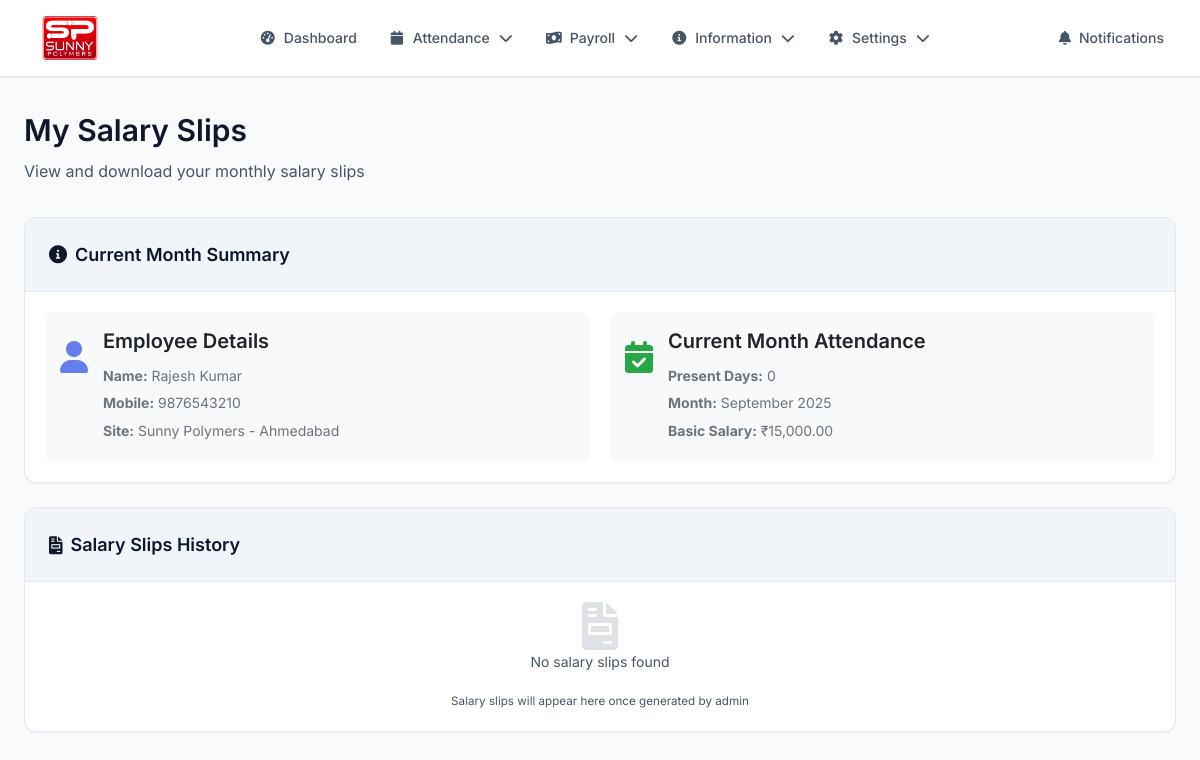
/view_payslip.php (signed in), run on the app's committed database.
### tables this page shows
CREATE TABLE users (
    id INT AUTO_INCREMENT PRIMARY KEY,
    name VARCHAR(100) NOT NULL,
    mobile VARCHAR(15) UNIQUE NOT NULL,
    password VARCHAR(255) NOT NULL,
    role ENUM('admin', 'staff', 'worker') DEFAULT 'worker',
    designation VARCHAR(100) DEFAULT NULL,
    state VARCHAR(50) NOT NULL,
    date_of_joining DATE NOT NULL,
    salary DECIMAL(10,2) NOT NULL,
    dearness_allowance DECIMAL(10,2) DEFAULT 0.00,
    medical_allowance DECIMAL(10,2) DEFAULT 0.00,
    house_rent_allowance DECIMAL(10,2) DEFAULT 0.00,
    conveyance_allowance DECIMAL(10,2) DEFAULT 0.00,
    pf_uan_number VARCHAR(30) DEFAULT NULL,
    overtime_rate DECIMAL(10,2) DEFAULT 0.00,
    bank_name VARCHAR(100) DEFAULT NULL,
    account_number VARCHAR(30) DEFAULT NULL,
    ifsc_code VARCHAR(20) DEFAULT NULL,
    branch_name VARCHAR(100) DEFAULT NULL,
    site_id INT NULL,
    created_at TIMESTAMP DEFAULT CURRENT_TIMESTAMP,
    updated_at TIMESTAMP DEFAULT CURRENT_TIMESTAMP ON UPDATE CURRENT_TIMESTAMP,
    INDEX idx_mobile (mobile),
    INDEX idx_role (role),
    INDEX idx_site (site_id)
);

CREATE TABLE sites (
    id INT AUTO_INCREMENT PRIMARY KEY,
    name VARCHAR(100) NOT NULL,
    address_line1 VARCHAR(255) NOT NULL,
    address_line2 VARCHAR(255) NULL,
    city VARCHAR(100) NOT NULL,
    pincode VARCHAR(10) NOT NULL,
    state VARCHAR(50) NOT NULL,
    country VARCHAR(100) NOT NULL DEFAULT 'India',
    latitude DECIMAL(10,8) NOT NULL,
    longitude DECIMAL(11,8) NOT NULL,
    created_at TIMESTAMP DEFAULT CURRENT_TIMESTAMP,
    updated_at TIMESTAMP DEFAULT CURRENT_TIMESTAMP ON UPDATE CURRENT_TIMESTAMP,
    INDEX idx_state (state),
    INDEX idx_location (latitude, longitude),
    INDEX idx_city (city)
);

### includes/auth.php (called while the page is built, shortened)
<?php
function has_role($role) {
    return isset($_SESSION['user_role']) && $_SESSION['user_role'] === $role;
}
function is_admin() {
    return has_role('admin');
}
?>

### view_payslip.php (the view, shortened to what this page needs)
<?php
require_once 'includes/db.php';
require_once 'includes/auth.php';
require_once 'includes/navigation.php';
    ?>
    <?php
$stmt = $conn->prepare("
    SELECT p.*, u.name as user_name, u.mobile, u.state, s.name as site_name, g.name as generated_by_name
    FROM payslips p
    JOIN users u ON p.user_id = u.id
    LEFT JOIN sites s ON u.site_id = s.id
    LEFT JOIN users g ON p.generated_by = g.id
    WHERE p.user_id = ?
    ORDER BY p.year DESC, p.month DESC
");
$stmt->bind_param("i", $_SESSION['user_id']);
$stmt->execute();
$payslips = $stmt->get_result();
$stmt = $conn->prepare("SELECT u.*, s.name as site_name FROM users u LEFT JOIN sites s ON u.site_id = s.id WHERE u.id = ?");
$stmt->bind_param("i", $_SESSION['user_id']);
$stmt->execute();
$user = $stmt->get_result()->fetch_assoc();
$current_month = date('m');
$current_year = date('Y');
$start_date = $current_year . '-' . $current_month . '-01';
$end_date = date('Y-m-t', strtotime($start_date));
$stmt = $conn->prepare("SELECT COUNT(*) as present_days FROM attendance WHERE user_id = ? AND date BETWEEN ? AND ? AND status = 'present'");
$stmt->bind_param("iss", $_SESSION['user_id'], $start_date, $end_date);
$stmt->execute();
$current_attendance = $stmt->get_result()->fetch_assoc();
?>
<!DOCTYPE html>
<html lang="en">
<head>
    <link rel="stylesheet" href="assets/style.css">
    <link rel="stylesheet" href="https://cdnjs.cloudflare.com/ajax/libs/font-awesome/6.0.0/css/all.min.css">
</head>
<body>
    <div class="dashboard-container">
        <nav class="navbar">
            <?php echo getNavigationMenu('view_payslip'); ?>
        </nav>
        <div class="main-content">
            <div class="page-header">
                <h1 class="page-title">My Salary Slips</h1>
                <p class="page-subtitle">View and download your monthly salary slips</p>
            </div>
            <div class="card">
                <div class="card-header">
                    <h3 class="card-title">
                        <i class="fas fa-info-circle"></i>
                        Current Month Summary
                    </h3>
                </div>
                <div class="summary-grid">
                    <div class="summary-item">
                        <div class="summary-icon">
                            <i class="fas fa-user" style="color: #667eea;"></i>
                        </div>
                        <div class="summary-content">
                            <h4>Employee Details</h4>
                            <p><strong>Name:</strong> <?php echo htmlspecialchars($user['name']); ?></p>
                            <p><strong>Mobile:</strong> <?php echo htmlspecialchars($user['mobile']); ?></p>
                            <p><strong>Site:</strong> <?php echo htmlspecialchars($user['site_name'] ?? 'Not Assigned'); ?></p>
                        </div>
                    </div>
                    <div class="summary-item">
                        <div class="summary-icon">
                            <i class="fas fa-calendar-check" style="color: #28a745;"></i>
                        </div>
                        <div class="summary-content">
                            <h4>Current Month Attendance</h4>
                            <p><strong>Present Days:</strong> <?php echo $current_attendance['present_days']; ?></p>
                            <p><strong>Month:</strong> <?php echo date('F Y'); ?></p>
                            <p><strong>Basic Salary:</strong> ₹<?php echo number_format($user['salary'], 2); ?></p>
                        </div>
                    </div>
                </div>
            </div>
            <div class="card">
                <div class="card-header">
                    <h3 class="card-title">
                        <i class="fas fa-file-invoice"></i>
                        Salary Slips History
                    </h3>
                </div>
                <div class="payslips-list">
                    <?php if ($payslips->num_rows > 0): ?>
                        <?php while ($payslip = $payslips->fetch_assoc()): ?>
                            <div class="payslip-card" id="payslip-<?php echo $payslip['id']; ?>" style="background: #fff !important; color: #222 !important; font-weight: 700 !important;">
                                <div class="company-header" style="color: #2563eb !important;">
                                    <h2 style="color: #2563eb !important;">Sunny Polymers Pvt. Ltd.</h2>
                                    <div class="org-info" style="color: #555 !important;">Organization number: 1234567890<br>Address: 123, Industrial Area, City, State, 123456</div>
                                </div>
                                <div class="divider" style="border-top: 2px solid #2563eb !important;"></div>
                                <table class="details-table" style="width: 100%; margin: 10px 0 0 0; color: #222 !important; background: #fff !important; font-weight: 700 !important;">
                                    <tr><td class="label" style="color:#2563eb!important;font-weight:700!important;">Employee Name:</td><td class="value" style="color:#222!important;font-weight:700!important;"> <?php echo htmlspecialchars($payslip['user_name']) ?> </td><td class="label" style="color:#2563eb!important;font-weight:700!important;">Pay Period:</td><td class="value" style="color:#222!important;font-weight:700!important;"> <?php echo date('F Y', mktime(0,0,0,$payslip['month'],1,$payslip['year'])) ?> </td></tr>
                                    <tr><td class="label" style="color:#2563eb!important;font-weight:700!important;">Mobile:</td><td class="value" style="color:#222!important;font-weight:700!important;"> <?php echo htmlspecialchars($payslip['mobile']) ?> </td><td class="label" style="color:#2563eb!important;font-weight:700!important;">Pay Date:</td><td class="value" style="color:#222!important;font-weight:700!important;"> <?php echo date('d M Y', strtotime($payslip['generated_at'])) ?> </td></tr>
                                    <tr><td class="label" style="color:#2563eb!important;font-weight:700!important;">Site:</td><td class="value" style="color:#222!important;font-weight:700!important;"> <?php echo htmlspecialchars($payslip['site_name'] ?? 'Not Assigned') ?> </td><td class="label" style="color:#2563eb!important;font-weight:700!important;">State:</td><td class="value" style="color:#222!important;font-weight:700!important;"> <?php echo htmlspecialchars($payslip['state']) ?> </td></tr>
                                    <tr><td class="label" style="color:#2563eb!important;font-weight:700!important;">Bank Name:</td><td class="value" style="color:#222!important;font-weight:700!important;"> <?php echo htmlspecialchars(isset($payslip['bank_name']) ? $payslip['bank_name'] : '') ?> </td><td class="label" style="color:#2563eb!important;font-weight:700!important;">Account Number:</td><td class="value" style="color:#222!important;font-weight:700!important;"> <?php echo htmlspecialchars(isset($payslip['account_number']) ? $payslip['account_number'] : '') ?> </td></tr>
                                </table>
                                <div class="section-title" style="color: #2563eb !important; font-weight: 700 !important;">Earnings & Deductions</div>
                                <table class="earnings-deductions-table" style="color: #222 !important; background: #fff !important; font-weight: 700 !important;">
                                    <tr>
                                        <th style="color: #2563eb !important;">Earnings</th><th class="right" style="color: #2563eb !important;">Amount (₹)</th><th style="color: #2563eb !important;">Deductions</th><th class="right" style="color: #2563eb !important;">Amount (₹)</th>
                                    </tr>
                                    <tr>
                                        <td>Basic Salary</td><td class="right">₹<?php echo number_format($payslip['basic_salary'], 2); ?></td>
                                        <td>Advances</td><td class="right">₹<?php echo number_format($payslip['advances'], 2); ?></td>
                                    </tr>
                                    <tr>
                                        <td>Per Day Salary</td><td class="right">₹<?php echo number_format($payslip['basic_salary'] / $payslip['total_days'], 2); ?></td>
                                        <td>Other Deductions</td><td class="right">₹<?php echo number_format($payslip['deductions'] - $payslip['advances'], 2); ?></td>
                                    </tr>
                                    <tr>
                                        <td>Present Days</td><td class="right"><?php echo $payslip['present_days']; ?> days</td>
                                        <td></td><td></td>
                                    </tr>
                                    <tr>
                                        <td>Leave Days</td><td class="right"><?php echo $payslip['leave_days']; ?> days</td>
                                        <td></td><td></td>
                                    </tr>
                                    <tr style="background:#f1f5f9;">
                                        <td><b>Total Earned</b></td><td class="right"><b>₹<?php echo number_format($payslip['earned_salary'], 2); ?></b></td>
                                        <td><b>Total Deductions</b></td><td class="right"><b>₹<?php echo number_format($payslip['deductions'], 2); ?></b></td>
                                    </tr>
                                </table>
                                <div class="net-pay" style="background: #22c55e !important; color: #fff !important; font-size: 1.3rem; font-weight: bold !important; text-align: center; padding: 18px; border-radius: 8px; margin-top: 25px;">Net Salary: ₹<?php echo number_format($payslip['net_salary'], 2); ?></div>
                                <div class="footer" style="color: #888 !important;">Generated by: <?php echo htmlspecialchars($payslip['generated_by_name'] ?? 'Admin'); ?> | Generated on: <?php echo date('d M Y H:i', strtotime($payslip['generated_at'])); ?></div>
                                <div class="payslip-actions" style="display: flex !important; gap: 10px; margin-bottom: 10px;">
                                    <a href="generate_pdf_payslip.php?payslip_id=<?php echo $payslip['id']; ?>&action=view" target="_blank" class="btn-download" style="background: #2563eb !important; color: #fff !important; border: none !important; border-radius: 5px !important; padding: 8px 18px !important; font-size: 1rem !important; font-weight: 600 !important; cursor: pointer !important; display: inline-block !important; text-decoration: none !important;">
                                        <i class="fas fa-eye"></i> View PDF
                                    </a>
                                    <a href="generate_pdf_payslip.php?payslip_id=<?php echo $payslip['id']; ?>&action=download" class="btn-download" style="background: #22c55e !important; color: #fff !important; border: none !important; border-radius: 5px !important; padding: 8px 18px !important; font-size: 1rem !important; font-weight: 600 !important; cursor: pointer !important; display: inline-block !important; text-decoration: none !important;">
                                        <i class="fas fa-download"></i> Download PDF
                                    </a>
                                </div>
                            </div>
                        <?php endwhile; ?>
                    <?php else: ?>
                        <div class="text-center text-muted">
                            <i class="fas fa-file-invoice" style="font-size: 3rem; color: #dee2e6;"></i>
                            <p>No salary slips found</p>
                            <small>Salary slips will appear here once generated by admin</small>
                        </div>
                    <?php endif; ?>
                </div>
            </div>
        </div>
    </div>
</body>
</html>

### data on the page
users: name "Rajesh Kumar", mobile "9876543210", site.name "Sunny Polymers - Ahmedabad", salary "15,000.00"

### other printed values
$current_attendance['present_days'] "0"
